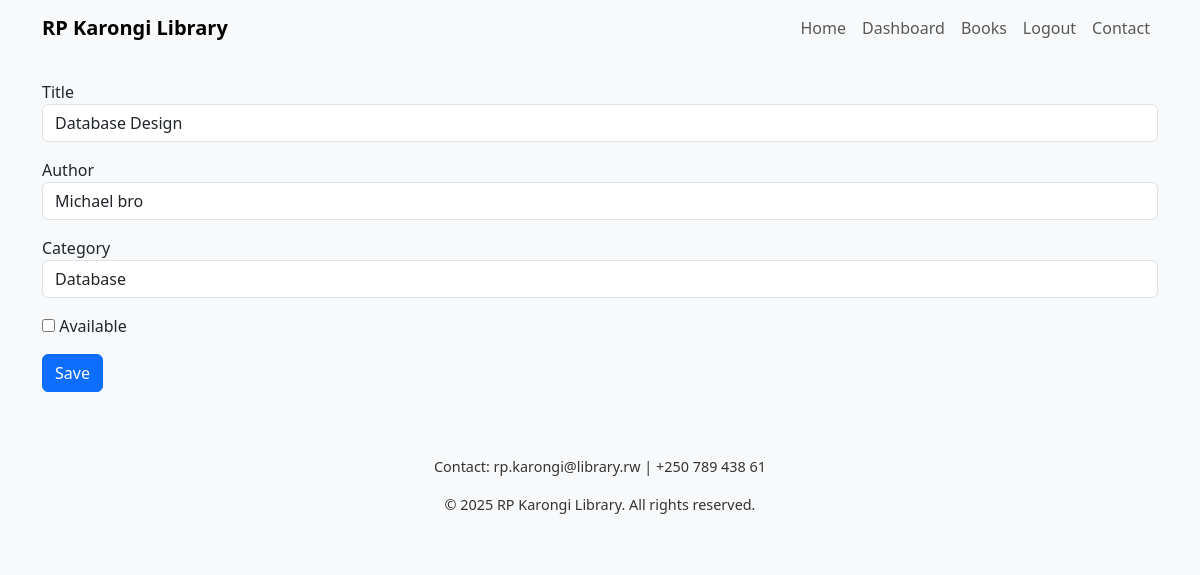
The page /edit_book.php?id=3 (signed in) on the database its author committed.
### tables this page shows
CREATE TABLE `books` (
  `book_id` int(11) NOT NULL,
  `title` varchar(255) NOT NULL,
  `author` varchar(255) NOT NULL,
  `category` varchar(100) NOT NULL,
  `available_status` enum('available','borrowed') DEFAULT 'available',
  `created_at` timestamp NOT NULL DEFAULT current_timestamp()
);

### edit_book.php (the view, shortened to what this page needs)
<?php
require 'inc/config.php';
$id = (int)($_GET['id'] ?? 0);
$stmt = $pdo->prepare("SELECT * FROM books WHERE book_id=?");
$stmt->execute([$id]);
$book = $stmt->fetch();
require 'inc/header.php';
?>
<form method="post">
  <div class="mb-3"><label>Title</label><input name="title" class="form-control" value="<?= htmlspecialchars($book['title']) ?>" required></div>
  <div class="mb-3"><label>Author</label><input name="author" class="form-control" value="<?= htmlspecialchars($book['author']) ?>" required></div>
  <div class="mb-3"><label>Category</label><input name="category" class="form-control" value="<?= htmlspecialchars($book['category']) ?>"></div>
  <div class="mb-3"><label><input type="checkbox" name="available" <?= $book['available_status'] ? 'checked' : '' ?>> Available</label></div>
  <button class="btn btn-primary">Save</button>
</form>
<?php require 'inc/footer.php'; ?>

### assets/css/styles.css (style rules this page uses)
body { background: #f8f9fa; }
.btn-primary { transition: transform .12s ease; }

### rows shown on the page
books: title "Database Design", author "Michael bro", category "Database"
